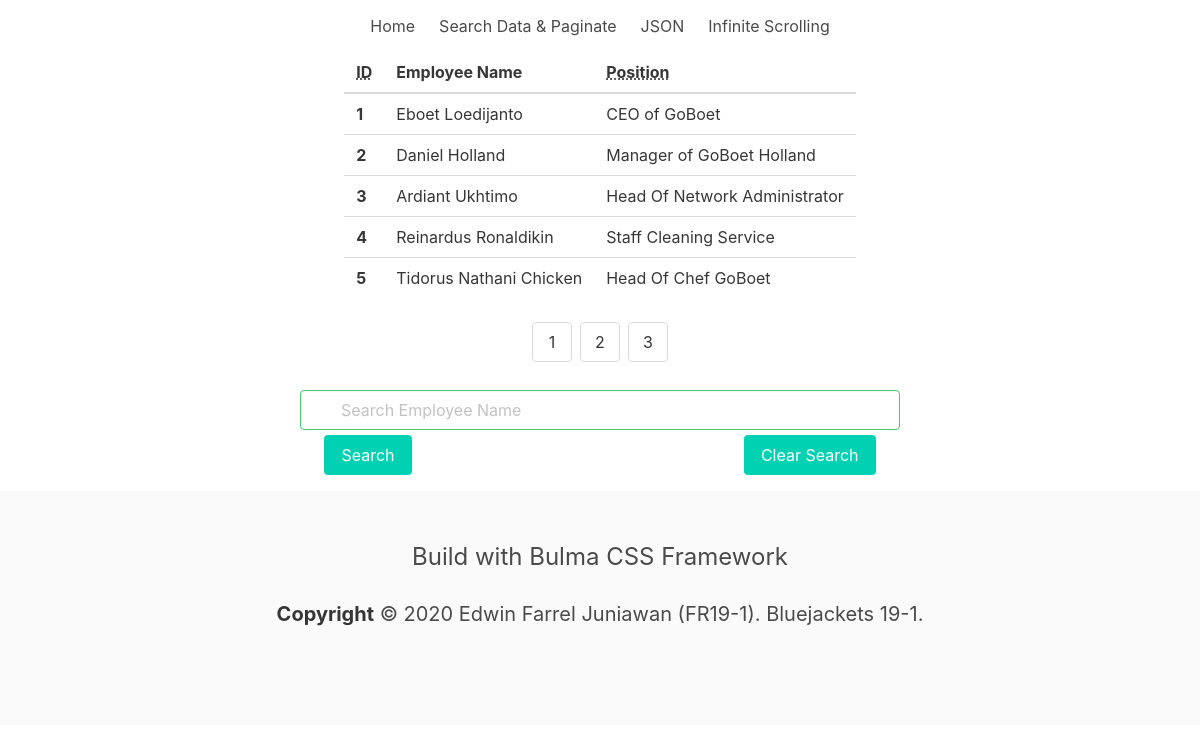
The app's page /searchpaginate.php with its own data.
### tables this page shows
CREATE TABLE `goboet_employee` (
  `id` int(11) NOT NULL,
  `employee_name` varchar(25) NOT NULL,
  `employee_position` varchar(45) NOT NULL
);

### searchpaginate.php (the view, shortened to what this page needs)
<!DOCTYPE html>
<html>
  <head>
    <link rel="stylesheet" href="bulma.min.css">
    <link rel="stylesheet" href="style.css">
    <?php
        include("koneksi.php");
        ?>
  </head>
  <nav class="navbar" role="navigation" aria-label="main navigation">
    <div id="navbarBasicExample" class="navbar-menu">
      <div class="navbar-start">
        <a href="index.php" class="navbar-item">
          Home
        </a>
        <a href="searchpaginate.php" class="navbar-item">
          Search Data & Paginate
        </a>
        <a href="jsontest.php" class="navbar-item">
          JSON
        </a>
        <a href="infinite-page.php" class="navbar-item">
          Infinite Scrolling
        </a>
      </div>
  </nav>
  <body>
  <table class="table is-centered">
    <thead>
        <tr>
        <th><abbr title="ID">ID</abbr></th>
        <th>Employee Name</th>
        <th><abbr title="Played">Position</abbr></th>
        </tr>
    </thead>
    <tbody>
    <?php
    $itemperpage = 5;
    $page = isset($_GET['page']) ? $_GET['page'] : 1;
    $startdata = ($page * $itemperpage) - $itemperpage;
    $alldata = mysqli_query($koneksi,"SELECT * FROM goboet_employee");
    $dataperpage = mysqli_query($koneksi,"SELECT * FROM goboet_employee LIMIT $startdata, $itemperpage");
    $totaldata = mysqli_num_rows($alldata);
    $calculatetotalpage = ceil($totaldata / $itemperpage);
    $no =$startdata+1;
    while($data = mysqli_fetch_assoc($dataperpage)) {
        ?>
    <tr>
      <th><?php echo $no++; ?></th>
      <td><?php echo $data['employee_name'] ?> </td>
      <td><?php echo $data['employee_position'] ?> </td>
    </tr>
    <?php
    }
    ?>
    </table>
    <nav class="pagination" role="navigation" aria-label="pagination">
    <ul class="pagination-list">
    <?php
            for($i = 1 ;$i<=$calculatetotalpage;$i++) {
                ?>
        <li>
            <a href="?page=<?php echo $i ?>" class="pagination-link"><?php echo $i ?></a>
        </li>
        <?php
            }
           ?>
    </ul>
    </nav>
    <div class="control has-icons-left has-icons-right">
        <input class="input is-success" type="text" name="datasearch" placeholder="Search Employee Name">
            <span class="icon is-small is-left">
            </span>
    </div>
    <div class="buttons">
    <input type="button" class="button is-primary" class="searchbtn" name="searchbtn" id="searchbtn" value="Search">
    <input type="button" class="button is-primary" class="clearbtn" name="clearbtn" id="clearbtn" value="Clear Search">
    </div>
    </body>
    <footer class="footer">
        <div class="content has-text-centered">
        <p class="is-size-4">
          Build with Bulma CSS Framework
        </p>
          <p class="is-size-5">
            <strong>Copyright</strong> © 2020 Edwin Farrel Juniawan (FR19-1). Bluejackets 19-1.
          </p>
        </div>
      </footer>
</html>

### style.css (style rules this page uses)
.navbar-start { margin: auto; }
table { margin: auto; }
.control { margin: auto; width: 50%; padding-bottom: 5px; }
.pagination-list { justify-content: center; }
.button.is-primary { display: block; margin: auto; }

### records on screen
goboet_employee: employee_name "Eboet Loedijanto", employee_position "CEO of GoBoet"
goboet_employee: employee_name "Daniel Holland", employee_position "Manager of GoBoet Holland"
goboet_employee: employee_name "Ardiant Ukhtimo", employee_position "Head Of Network Administrator"
goboet_employee: employee_name "Reinardus Ronaldikin", employee_position "Staff Cleaning Service"
goboet_employee: employee_name "Tidorus Nathani Chicken", employee_position "Head Of Chef GoBoet"
